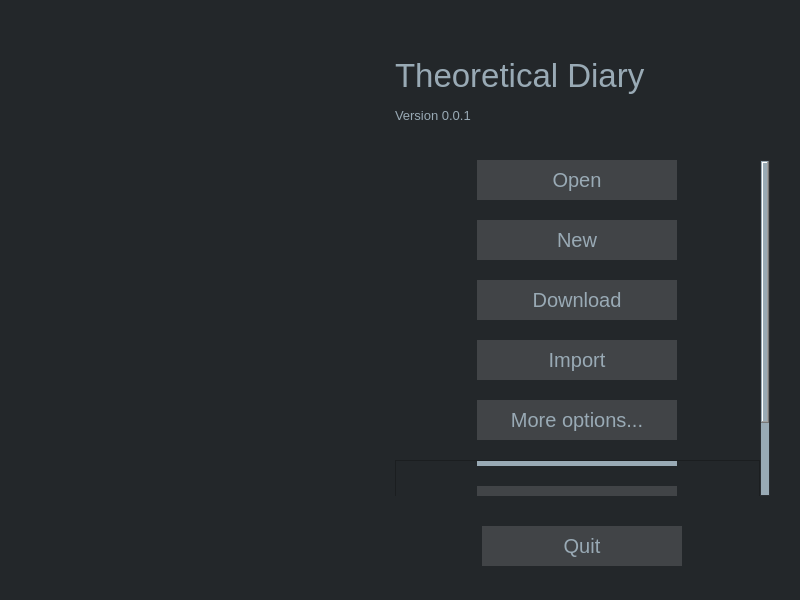
<?xml version="1.0" encoding="UTF-8"?>
<ui version="4.0">
 <class>MainWindow</class>
 <widget class="QMainWindow" name="MainWindow">
  <property name="geometry">
   <rect>
    <x>0</x>
    <y>0</y>
    <width>800</width>
    <height>600</height>
   </rect>
  </property>
  <property name="sizePolicy">
   <sizepolicy hsizetype="Fixed" vsizetype="Fixed">
    <horstretch>0</horstretch>
    <verstretch>0</verstretch>
   </sizepolicy>
  </property>
  <property name="minimumSize">
   <size>
    <width>800</width>
    <height>600</height>
   </size>
  </property>
  <property name="maximumSize">
   <size>
    <width>800</width>
    <height>600</height>
   </size>
  </property>
  <property name="windowTitle">
   <string>Theoretical Diary</string>
  </property>
  <property name="autoFillBackground">
   <bool>false</bool>
  </property>
  <property name="styleSheet">
   <string notr="true">background-color: rgb(35, 39, 42);</string>
  </property>
  <property name="iconSize">
   <size>
    <width>128</width>
    <height>128</height>
   </size>
  </property>
  <widget class="QWidget" name="central_widget">
   <property name="styleSheet">
    <string notr="true">QPushButton {
    border: none;
    border-radius: 0px;
    background-color: #414447;
    color: rgb(153, 170, 181);
}

QPushButton:pressed {
    border: none;
    border-radius: 0px;
    background-color: #2c2f33;
}

QPushButton:hover:!pressed
{
    border: none;
    border-radius: 0px;
    background-color: #56595c;
}
QScrollArea {
border: none
}

QScrollBar::vertical {              
        border: 1px solid #2c2f33;
        background:rgb(153, 170, 181);
        width:10px;    
        margin: 0px 0px 0px 0px;
}
QScrollBar::handle:vertical {
        background: qlineargradient(x1:0, y1:0, x2:1, y2:0,
        stop: 0 #414447, stop: 0.5 #414447, stop:1 #414447);
        min-height: 0px;
}
QScrollBar::add-line:vertical {
        background: qlineargradient(x1:0, y1:0, x2:1, y2:0,
        stop: 0 #414447, stop: 0.5 #414447,  stop:1 #414447);
        height: 0px;
        subcontrol-position: bottom;
        subcontrol-origin: margin;
}
QScrollBar::sub-line:vertical {
        background: qlineargradient(x1:0, y1:0, x2:1, y2:0,
        stop: 0  #414447, stop: 0.5 #414447,  stop:1 #414447);
        height: 0 px;
        subcontrol-position: top;
        subcontrol-origin: margin;
}


</string>
   </property>
   <layout class="QGridLayout" name="gridLayout">
    <property name="leftMargin">
     <number>10</number>
    </property>
    <property name="topMargin">
     <number>10</number>
    </property>
    <property name="rightMargin">
     <number>30</number>
    </property>
    <property name="bottomMargin">
     <number>10</number>
    </property>
    <property name="spacing">
     <number>10</number>
    </property>
    <item row="0" column="0" alignment="Qt::AlignHCenter|Qt::AlignVCenter">
     <widget class="QLabel" name="app_icon">
      <property name="sizePolicy">
       <sizepolicy hsizetype="Fixed" vsizetype="Fixed">
        <horstretch>0</horstretch>
        <verstretch>0</verstretch>
       </sizepolicy>
      </property>
      <property name="maximumSize">
       <size>
        <width>500</width>
        <height>500</height>
       </size>
      </property>
      <property name="font">
       <font>
        <stylestrategy>PreferDefault</stylestrategy>
       </font>
      </property>
      <property name="text">
       <string notr="true"/>
      </property>
      <property name="pixmap">
       <pixmap resource="diary.qrc">:/images/icon.svg</pixmap>
      </property>
      <property name="scaledContents">
       <bool>true</bool>
      </property>
      <property name="alignment">
       <set>Qt::AlignCenter</set>
      </property>
     </widget>
    </item>
    <item row="0" column="1">
     <layout class="QVBoxLayout" name="right_half">
      <property name="spacing">
       <number>5</number>
      </property>
      <item>
       <layout class="QVBoxLayout" name="top_half">
        <property name="spacing">
         <number>5</number>
        </property>
        <item>
         <spacer name="spacer_2">
          <property name="orientation">
           <enum>Qt::Vertical</enum>
          </property>
          <property name="sizeHint" stdset="0">
           <size>
            <width>20</width>
            <height>40</height>
           </size>
          </property>
         </spacer>
        </item>
        <item alignment="Qt::AlignVCenter">
         <widget class="QLabel" name="title">
          <property name="sizePolicy">
           <sizepolicy hsizetype="Minimum" vsizetype="Minimum">
            <horstretch>0</horstretch>
            <verstretch>0</verstretch>
           </sizepolicy>
          </property>
          <property name="minimumSize">
           <size>
            <width>200</width>
            <height>50</height>
           </size>
          </property>
          <property name="maximumSize">
           <size>
            <width>300</width>
            <height>50</height>
           </size>
          </property>
          <property name="font">
           <font>
            <pointsize>25</pointsize>
           </font>
          </property>
          <property name="styleSheet">
           <string notr="true">color: rgb(153, 170, 181);</string>
          </property>
          <property name="text">
           <string>Theoretical Diary</string>
          </property>
         </widget>
        </item>
        <item alignment="Qt::AlignVCenter">
         <widget class="QLabel" name="version">
          <property name="sizePolicy">
           <sizepolicy hsizetype="Minimum" vsizetype="Minimum">
            <horstretch>0</horstretch>
            <verstretch>0</verstretch>
           </sizepolicy>
          </property>
          <property name="minimumSize">
           <size>
            <width>200</width>
            <height>20</height>
           </size>
          </property>
          <property name="maximumSize">
           <size>
            <width>300</width>
            <height>20</height>
           </size>
          </property>
          <property name="font">
           <font>
            <pointsize>10</pointsize>
           </font>
          </property>
          <property name="styleSheet">
           <string notr="true">color: rgb(153, 170, 181);</string>
          </property>
          <property name="text">
           <string>Version 0.0.1</string>
          </property>
         </widget>
        </item>
        <item>
         <spacer name="spacer">
          <property name="orientation">
           <enum>Qt::Vertical</enum>
          </property>
          <property name="sizeHint" stdset="0">
           <size>
            <width>20</width>
            <height>30</height>
           </size>
          </property>
         </spacer>
        </item>
        <item>
         <widget class="QScrollArea" name="top_half_scroll_area">
          <property name="sizePolicy">
           <sizepolicy hsizetype="Preferred" vsizetype="Preferred">
            <horstretch>0</horstretch>
            <verstretch>0</verstretch>
           </sizepolicy>
          </property>
          <property name="styleSheet">
           <string notr="true"/>
          </property>
          <property name="widgetResizable">
           <bool>true</bool>
          </property>
          <widget class="QWidget" name="scroll_contents">
           <property name="geometry">
            <rect>
             <x>0</x>
             <y>0</y>
             <width>236</width>
             <height>427</height>
            </rect>
           </property>
           <property name="styleSheet">
            <string notr="true"/>
           </property>
           <layout class="QVBoxLayout" name="verticalLayout">
            <property name="spacing">
             <number>20</number>
            </property>
            <property name="sizeConstraint">
             <enum>QLayout::SetDefaultConstraint</enum>
            </property>
            <property name="leftMargin">
             <number>0</number>
            </property>
            <property name="topMargin">
             <number>0</number>
            </property>
            <property name="rightMargin">
             <number>0</number>
            </property>
            <property name="bottomMargin">
             <number>0</number>
            </property>
            <item alignment="Qt::AlignHCenter|Qt::AlignVCenter">
             <widget class="QPushButton" name="open_button">
              <property name="sizePolicy">
               <sizepolicy hsizetype="Minimum" vsizetype="Minimum">
                <horstretch>0</horstretch>
                <verstretch>0</verstretch>
               </sizepolicy>
              </property>
              <property name="minimumSize">
               <size>
                <width>200</width>
                <height>40</height>
               </size>
              </property>
              <property name="font">
               <font>
                <pointsize>15</pointsize>
               </font>
              </property>
              <property name="toolTip">
               <string>Open a local diary.</string>
              </property>
              <property name="text">
               <string>Open</string>
              </property>
              <property name="autoDefault">
               <bool>true</bool>
              </property>
             </widget>
            </item>
            <item alignment="Qt::AlignHCenter|Qt::AlignVCenter">
             <widget class="QPushButton" name="new_button">
              <property name="sizePolicy">
               <sizepolicy hsizetype="Minimum" vsizetype="Minimum">
                <horstretch>0</horstretch>
                <verstretch>0</verstretch>
               </sizepolicy>
              </property>
              <property name="minimumSize">
               <size>
                <width>200</width>
                <height>40</height>
               </size>
              </property>
              <property name="font">
               <font>
                <pointsize>15</pointsize>
               </font>
              </property>
              <property name="toolTip">
               <string>Create a new local diary.</string>
              </property>
              <property name="text">
               <string>New</string>
              </property>
              <property name="autoDefault">
               <bool>true</bool>
              </property>
             </widget>
            </item>
            <item alignment="Qt::AlignHCenter|Qt::AlignVCenter">
             <widget class="QPushButton" name="dl_button">
              <property name="sizePolicy">
               <sizepolicy hsizetype="Minimum" vsizetype="Minimum">
                <horstretch>0</horstretch>
                <verstretch>0</verstretch>
               </sizepolicy>
              </property>
              <property name="minimumSize">
               <size>
                <width>200</width>
                <height>40</height>
               </size>
              </property>
              <property name="font">
               <font>
                <pointsize>15</pointsize>
               </font>
              </property>
              <property name="toolTip">
               <string>Download a diary backup from Google Drive.</string>
              </property>
              <property name="text">
               <string>Download</string>
              </property>
              <property name="autoDefault">
               <bool>true</bool>
              </property>
             </widget>
            </item>
            <item alignment="Qt::AlignHCenter|Qt::AlignVCenter">
             <widget class="QPushButton" name="import_button">
              <property name="sizePolicy">
               <sizepolicy hsizetype="Minimum" vsizetype="Minimum">
                <horstretch>0</horstretch>
                <verstretch>0</verstretch>
               </sizepolicy>
              </property>
              <property name="minimumSize">
               <size>
                <width>200</width>
                <height>40</height>
               </size>
              </property>
              <property name="font">
               <font>
                <pointsize>15</pointsize>
               </font>
              </property>
              <property name="toolTip">
               <string>Import an uncompressed and unencrypted JSON diary.</string>
              </property>
              <property name="text">
               <string>Import</string>
              </property>
              <property name="autoDefault">
               <bool>true</bool>
              </property>
             </widget>
            </item>
            <item alignment="Qt::AlignHCenter|Qt::AlignVCenter">
             <widget class="QPushButton" name="options_button">
              <property name="sizePolicy">
               <sizepolicy hsizetype="Minimum" vsizetype="Minimum">
                <horstretch>0</horstretch>
                <verstretch>0</verstretch>
               </sizepolicy>
              </property>
              <property name="minimumSize">
               <size>
                <width>200</width>
                <height>40</height>
               </size>
              </property>
              <property name="font">
               <font>
                <pointsize>15</pointsize>
               </font>
              </property>
              <property name="toolTip">
               <string>Advanced options.</string>
              </property>
              <property name="text">
               <string>More options...</string>
              </property>
              <property name="autoDefault">
               <bool>true</bool>
              </property>
             </widget>
            </item>
            <item>
             <widget class="QFrame" name="options">
              <property name="frameShape">
               <enum>QFrame::StyledPanel</enum>
              </property>
              <property name="frameShadow">
               <enum>QFrame::Raised</enum>
              </property>
              <layout class="QVBoxLayout" name="verticalLayout_3">
               <property name="spacing">
                <number>20</number>
               </property>
               <property name="leftMargin">
                <number>0</number>
               </property>
               <property name="topMargin">
                <number>0</number>
               </property>
               <property name="rightMargin">
                <number>0</number>
               </property>
               <property name="bottomMargin">
                <number>0</number>
               </property>
               <item alignment="Qt::AlignHCenter|Qt::AlignVCenter">
                <widget class="Line" name="line">
                 <property name="sizePolicy">
                  <sizepolicy hsizetype="Minimum" vsizetype="Minimum">
                   <horstretch>0</horstretch>
                   <verstretch>0</verstretch>
                  </sizepolicy>
                 </property>
                 <property name="minimumSize">
                  <size>
                   <width>200</width>
                   <height>5</height>
                  </size>
                 </property>
                 <property name="styleSheet">
                  <string notr="true">border: 2px rgb(153, 170, 181)rgb(153, 170, 181);
background-color: #99aab5;</string>
                 </property>
                 <property name="orientation">
                  <enum>Qt::Horizontal</enum>
                 </property>
                </widget>
               </item>
               <item alignment="Qt::AlignHCenter|Qt::AlignVCenter">
                <widget class="QPushButton" name="flush_button">
                 <property name="sizePolicy">
                  <sizepolicy hsizetype="Minimum" vsizetype="Minimum">
                   <horstretch>0</horstretch>
                   <verstretch>0</verstretch>
                  </sizepolicy>
                 </property>
                 <property name="minimumSize">
                  <size>
                   <width>200</width>
                   <height>40</height>
                  </size>
                 </property>
                 <property name="font">
                  <font>
                   <pointsize>15</pointsize>
                  </font>
                 </property>
                 <property name="toolTip">
                  <string>Delete the Google OAuth access token file.</string>
                 </property>
                 <property name="text">
                  <string>Flush</string>
                 </property>
                 <property name="autoDefault">
                  <bool>true</bool>
                 </property>
                </widget>
               </item>
               <item alignment="Qt::AlignHCenter|Qt::AlignVCenter">
                <widget class="QPushButton" name="dump_button">
                 <property name="sizePolicy">
                  <sizepolicy hsizetype="Minimum" vsizetype="Minimum">
                   <horstretch>0</horstretch>
                   <verstretch>0</verstretch>
                  </sizepolicy>
                 </property>
                 <property name="minimumSize">
                  <size>
                   <width>200</width>
                   <height>40</height>
                  </size>
                 </property>
                 <property name="font">
                  <font>
                   <pointsize>15</pointsize>
                  </font>
                 </property>
                 <property name="toolTip">
                  <string>Dump the contents of the Google Drive backup folder.</string>
                 </property>
                 <property name="text">
                  <string>Dump</string>
                 </property>
                 <property name="autoDefault">
                  <bool>true</bool>
                 </property>
                </widget>
               </item>
              </layout>
             </widget>
            </item>
           </layout>
          </widget>
         </widget>
        </item>
       </layout>
      </item>
      <item>
       <spacer name="verticalSpacer_2">
        <property name="orientation">
         <enum>Qt::Vertical</enum>
        </property>
        <property name="sizeHint" stdset="0">
         <size>
          <width>20</width>
          <height>20</height>
         </size>
        </property>
       </spacer>
      </item>
      <item alignment="Qt::AlignHCenter|Qt::AlignVCenter">
       <widget class="QPushButton" name="quit_button">
        <property name="sizePolicy">
         <sizepolicy hsizetype="Minimum" vsizetype="Minimum">
          <horstretch>0</horstretch>
          <verstretch>0</verstretch>
         </sizepolicy>
        </property>
        <property name="minimumSize">
         <size>
          <width>200</width>
          <height>40</height>
         </size>
        </property>
        <property name="maximumSize">
         <size>
          <width>200</width>
          <height>40</height>
         </size>
        </property>
        <property name="font">
         <font>
          <pointsize>15</pointsize>
         </font>
        </property>
        <property name="toolTip">
         <string>Exit the app without saving changes.</string>
        </property>
        <property name="text">
         <string>Quit</string>
        </property>
        <property name="autoDefault">
         <bool>true</bool>
        </property>
       </widget>
      </item>
      <item>
       <spacer name="verticalSpacer">
        <property name="orientation">
         <enum>Qt::Vertical</enum>
        </property>
        <property name="sizeHint" stdset="0">
         <size>
          <width>20</width>
          <height>20</height>
         </size>
        </property>
       </spacer>
      </item>
     </layout>
    </item>
   </layout>
  </widget>
  <action name="action_quit">
   <property name="text">
    <string>quit</string>
   </property>
   <property name="shortcut">
    <string>Ctrl+W</string>
   </property>
  </action>
 </widget>
 <resources>
  <include location="diary.qrc"/>
 </resources>
 <connections>
  <connection>
   <sender>quit_button</sender>
   <signal>clicked()</signal>
   <receiver>action_quit</receiver>
   <slot>trigger()</slot>
   <hints>
    <hint type="sourcelabel">
     <x>654</x>
     <y>539</y>
    </hint>
    <hint type="destinationlabel">
     <x>-1</x>
     <y>-1</y>
    </hint>
   </hints>
  </connection>
 </connections>
</ui>
